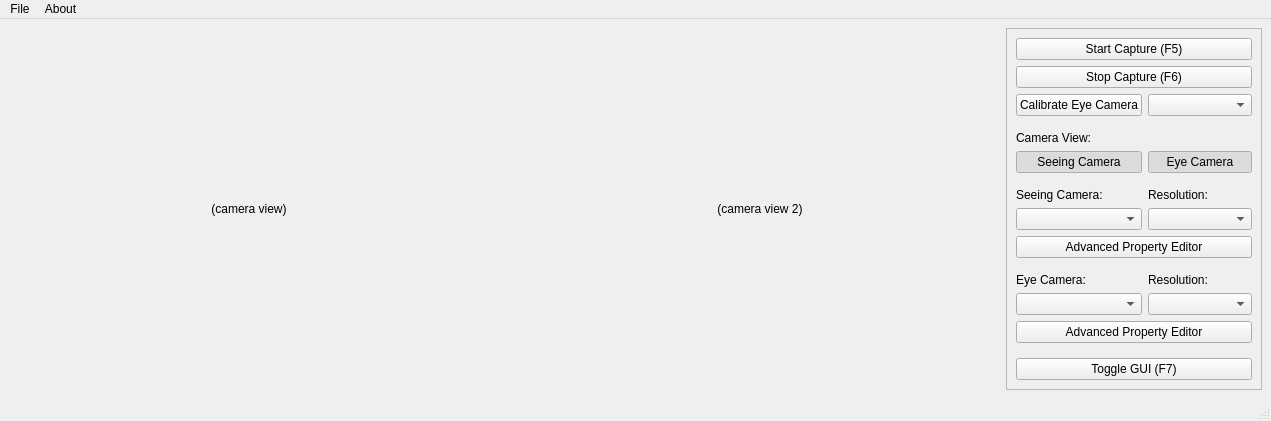
<?xml version="1.0" encoding="UTF-8"?>
<ui version="4.0">
 <class>MainWindow</class>
 <widget class="QMainWindow" name="MainWindow">
  <property name="geometry">
   <rect>
    <x>0</x>
    <y>0</y>
    <width>1271</width>
    <height>421</height>
   </rect>
  </property>
  <property name="minimumSize">
   <size>
    <width>720</width>
    <height>0</height>
   </size>
  </property>
  <property name="windowTitle">
   <string>Python Eye Capture</string>
  </property>
  <widget class="QWidget" name="centralwidget">
   <layout class="QGridLayout" name="gridLayout_3">
    <item row="0" column="3">
     <widget class="QScrollArea" name="scrollArea">
      <property name="sizePolicy">
       <sizepolicy hsizetype="Minimum" vsizetype="Expanding">
        <horstretch>0</horstretch>
        <verstretch>0</verstretch>
       </sizepolicy>
      </property>
      <property name="minimumSize">
       <size>
        <width>256</width>
        <height>0</height>
       </size>
      </property>
      <property name="widgetResizable">
       <bool>true</bool>
      </property>
      <widget class="QWidget" name="scrollAreaWidgetContents">
       <property name="geometry">
        <rect>
         <x>0</x>
         <y>0</y>
         <width>254</width>
         <height>360</height>
        </rect>
       </property>
       <layout class="QVBoxLayout" name="verticalLayout">
        <item>
         <layout class="QGridLayout" name="gridLayout">
          <item row="12" column="0" colspan="2">
           <widget class="QPushButton" name="seeing_prop_btn">
            <property name="text">
             <string>Advanced Property Editor</string>
            </property>
           </widget>
          </item>
          <item row="15" column="0">
           <widget class="QComboBox" name="eye_cam_combo_box"/>
          </item>
          <item row="7" column="0" colspan="2">
           <widget class="QLabel" name="cam_view_label">
            <property name="text">
             <string>Camera View:</string>
            </property>
            <property name="alignment">
             <set>Qt::AlignBottom|Qt::AlignLeading|Qt::AlignLeft</set>
            </property>
           </widget>
          </item>
          <item row="8" column="0">
           <widget class="QPushButton" name="seeing_cam_btn">
            <property name="text">
             <string>Seeing Camera</string>
            </property>
            <property name="checkable">
             <bool>true</bool>
            </property>
            <property name="checked">
             <bool>true</bool>
            </property>
            <property name="autoDefault">
             <bool>false</bool>
            </property>
            <property name="default">
             <bool>false</bool>
            </property>
           </widget>
          </item>
          <item row="11" column="0">
           <widget class="QComboBox" name="seeing_cam_combo_box"/>
          </item>
          <item row="10" column="1">
           <widget class="QLabel" name="seeing_res_label">
            <property name="sizePolicy">
             <sizepolicy hsizetype="Minimum" vsizetype="Minimum">
              <horstretch>0</horstretch>
              <verstretch>0</verstretch>
             </sizepolicy>
            </property>
            <property name="text">
             <string>Resolution:</string>
            </property>
            <property name="alignment">
             <set>Qt::AlignBottom|Qt::AlignLeading|Qt::AlignLeft</set>
            </property>
           </widget>
          </item>
          <item row="10" column="0">
           <widget class="QLabel" name="seeing_cam_label">
            <property name="text">
             <string>Seeing Camera:</string>
            </property>
            <property name="alignment">
             <set>Qt::AlignBottom|Qt::AlignLeading|Qt::AlignLeft</set>
            </property>
           </widget>
          </item>
          <item row="14" column="0">
           <widget class="QLabel" name="eye_cam_label">
            <property name="text">
             <string>Eye Camera:</string>
            </property>
            <property name="alignment">
             <set>Qt::AlignBottom|Qt::AlignLeading|Qt::AlignLeft</set>
            </property>
           </widget>
          </item>
          <item row="15" column="1">
           <widget class="QComboBox" name="eye_res_combo_box"/>
          </item>
          <item row="11" column="1">
           <widget class="QComboBox" name="seeing_res_combo_box"/>
          </item>
          <item row="14" column="1">
           <widget class="QLabel" name="eye_res_label">
            <property name="text">
             <string>Resolution:</string>
            </property>
            <property name="alignment">
             <set>Qt::AlignBottom|Qt::AlignLeading|Qt::AlignLeft</set>
            </property>
            <property name="wordWrap">
             <bool>false</bool>
            </property>
           </widget>
          </item>
          <item row="16" column="0" colspan="2">
           <widget class="QPushButton" name="eye_prop_btn">
            <property name="text">
             <string>Advanced Property Editor</string>
            </property>
           </widget>
          </item>
          <item row="1" column="0" colspan="2">
           <widget class="QPushButton" name="stop_cap_btn">
            <property name="sizePolicy">
             <sizepolicy hsizetype="Minimum" vsizetype="Fixed">
              <horstretch>0</horstretch>
              <verstretch>0</verstretch>
             </sizepolicy>
            </property>
            <property name="text">
             <string>Stop Capture (F6)</string>
            </property>
           </widget>
          </item>
          <item row="0" column="0" colspan="2">
           <widget class="QPushButton" name="start_cap_btn">
            <property name="text">
             <string>Start Capture (F5)</string>
            </property>
           </widget>
          </item>
          <item row="18" column="0" colspan="2">
           <widget class="QPushButton" name="toggle_gui_btn">
            <property name="text">
             <string>Toggle GUI (F7)</string>
            </property>
           </widget>
          </item>
          <item row="17" column="0" colspan="2">
           <spacer name="verticalSpacer_2">
            <property name="orientation">
             <enum>Qt::Vertical</enum>
            </property>
            <property name="sizeHint" stdset="0">
             <size>
              <width>20</width>
              <height>40</height>
             </size>
            </property>
           </spacer>
          </item>
          <item row="13" column="0" colspan="2">
           <spacer name="verticalSpacer_4">
            <property name="orientation">
             <enum>Qt::Vertical</enum>
            </property>
            <property name="sizeHint" stdset="0">
             <size>
              <width>20</width>
              <height>40</height>
             </size>
            </property>
           </spacer>
          </item>
          <item row="9" column="0" colspan="2">
           <spacer name="verticalSpacer_3">
            <property name="orientation">
             <enum>Qt::Vertical</enum>
            </property>
            <property name="sizeHint" stdset="0">
             <size>
              <width>20</width>
              <height>40</height>
             </size>
            </property>
           </spacer>
          </item>
          <item row="2" column="0">
           <widget class="QPushButton" name="calibrate_btn">
            <property name="text">
             <string>Calibrate Eye Camera</string>
            </property>
           </widget>
          </item>
          <item row="2" column="1">
           <widget class="QComboBox" name="calibration_combo_box"/>
          </item>
          <item row="6" column="0" colspan="2">
           <spacer name="verticalSpacer">
            <property name="orientation">
             <enum>Qt::Vertical</enum>
            </property>
            <property name="sizeHint" stdset="0">
             <size>
              <width>20</width>
              <height>40</height>
             </size>
            </property>
           </spacer>
          </item>
          <item row="8" column="1">
           <widget class="QPushButton" name="eye_cam_btn">
            <property name="text">
             <string>Eye Camera</string>
            </property>
            <property name="checkable">
             <bool>true</bool>
            </property>
            <property name="checked">
             <bool>true</bool>
            </property>
           </widget>
          </item>
         </layout>
        </item>
       </layout>
      </widget>
     </widget>
    </item>
    <item row="0" column="1">
     <layout class="QHBoxLayout" name="horizontalLayout">
      <item>
       <widget class="QLabel" name="cam_view">
        <property name="sizePolicy">
         <sizepolicy hsizetype="Expanding" vsizetype="Expanding">
          <horstretch>0</horstretch>
          <verstretch>0</verstretch>
         </sizepolicy>
        </property>
        <property name="minimumSize">
         <size>
          <width>480</width>
          <height>360</height>
         </size>
        </property>
        <property name="text">
         <string>(camera view)</string>
        </property>
        <property name="alignment">
         <set>Qt::AlignCenter</set>
        </property>
       </widget>
      </item>
      <item>
       <spacer name="horizontalSpacer">
        <property name="orientation">
         <enum>Qt::Horizontal</enum>
        </property>
        <property name="sizeType">
         <enum>QSizePolicy::Expanding</enum>
        </property>
        <property name="sizeHint" stdset="0">
         <size>
          <width>2</width>
          <height>20</height>
         </size>
        </property>
       </spacer>
      </item>
      <item>
       <widget class="QLabel" name="cam_view_2">
        <property name="minimumSize">
         <size>
          <width>480</width>
          <height>360</height>
         </size>
        </property>
        <property name="text">
         <string>(camera view 2)</string>
        </property>
        <property name="alignment">
         <set>Qt::AlignCenter</set>
        </property>
       </widget>
      </item>
     </layout>
    </item>
   </layout>
  </widget>
  <widget class="QMenuBar" name="menubar">
   <property name="geometry">
    <rect>
     <x>0</x>
     <y>0</y>
     <width>1271</width>
     <height>21</height>
    </rect>
   </property>
   <widget class="QMenu" name="menuFile">
    <property name="title">
     <string>File</string>
    </property>
    <addaction name="action_coming_soon"/>
   </widget>
   <widget class="QMenu" name="menuAbout">
    <property name="title">
     <string>About</string>
    </property>
    <addaction name="action_coming_soon_2"/>
   </widget>
   <addaction name="menuFile"/>
   <addaction name="menuAbout"/>
  </widget>
  <widget class="QStatusBar" name="statusbar"/>
  <action name="action_coming_soon">
   <property name="text">
    <string>(coming soon!)</string>
   </property>
  </action>
  <action name="action_coming_soon_2">
   <property name="text">
    <string>(coming soon!)</string>
   </property>
  </action>
 </widget>
 <resources/>
 <connections>
  <connection>
   <sender>start_cap_btn</sender>
   <signal>released()</signal>
   <receiver>cam_view</receiver>
   <slot>show()</slot>
   <hints>
    <hint type="sourcelabel">
     <x>872</x>
     <y>51</y>
    </hint>
    <hint type="destinationlabel">
     <x>368</x>
     <y>269</y>
    </hint>
   </hints>
  </connection>
  <connection>
   <sender>stop_cap_btn</sender>
   <signal>pressed()</signal>
   <receiver>cam_view</receiver>
   <slot>hide()</slot>
   <hints>
    <hint type="sourcelabel">
     <x>872</x>
     <y>80</y>
    </hint>
    <hint type="destinationlabel">
     <x>368</x>
     <y>269</y>
    </hint>
   </hints>
  </connection>
  <connection>
   <sender>seeing_cam_combo_box</sender>
   <signal>activated(int)</signal>
   <receiver>cam_view</receiver>
   <slot>update()</slot>
   <hints>
    <hint type="sourcelabel">
     <x>872</x>
     <y>233</y>
    </hint>
    <hint type="destinationlabel">
     <x>368</x>
     <y>269</y>
    </hint>
   </hints>
  </connection>
  <connection>
   <sender>eye_cam_combo_box</sender>
   <signal>activated(int)</signal>
   <receiver>cam_view</receiver>
   <slot>update()</slot>
   <hints>
    <hint type="sourcelabel">
     <x>872</x>
     <y>384</y>
    </hint>
    <hint type="destinationlabel">
     <x>368</x>
     <y>269</y>
    </hint>
   </hints>
  </connection>
 </connections>
</ui>
